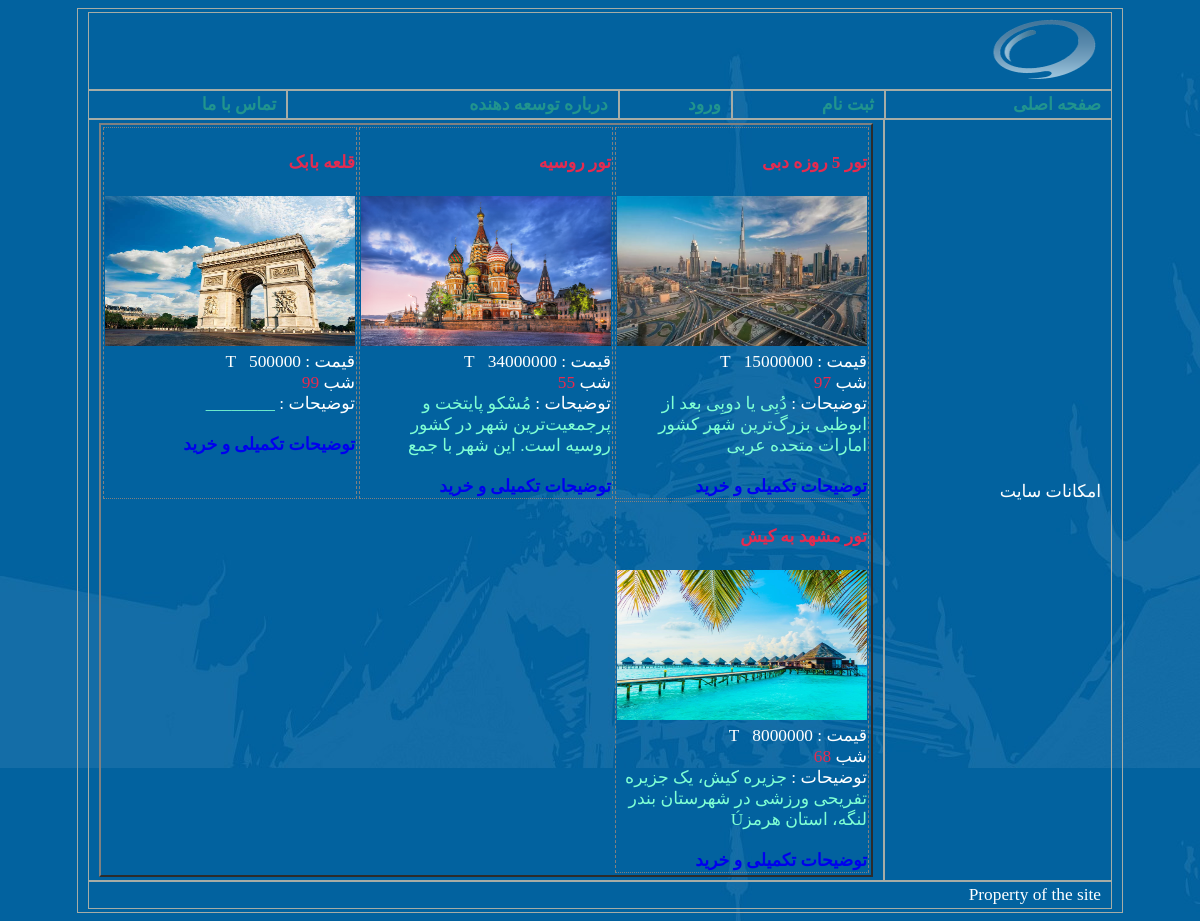
The page / on the database its author committed.
### tables this page shows
CREATE TABLE `products` (
  `pro_code` int(10) NOT NULL,
  `pro_name` varchar(200) NOT NULL,
  `pro_qty` int(10) NOT NULL,
  `pro_price` float NOT NULL,
  `pro_image` varchar(80) NOT NULL,
  `pro_detail` text NOT NULL
);

### index.php (the view, shortened to what this page needs)
<?php
include("include/header.php");
$link = mysqli_connect("localhost", "root", "", "shop_db");
?>
<?php
$query = "SELECT * FROM products";
$result = mysqli_query($link, $query);
?>
<table style="width: 100%;" border="2px" >
<tr>
<?php
$counter = 0;
while($row = mysqli_fetch_array($result)){
    $counter += 1;
?>
<td style="border-style: dotted dashed; vertical-align: top; width: 33%;">
<h4 style="color: #E52B50;"><?php echo($row['pro_name']) ?> </h4>
<a href="products_detail.php?id = <?php echo($row['pro_code']) ?>">
<img src="image/products/<?php echo($row['pro_image']) ?>"width="250px" height="150px" />
</a>
<br />
قیمت : <?php echo($row['pro_price']) ?> &nbsp; T
<br />
شب <span style="color: #E52B50;"><?php echo($row['pro_qty']) ?></span>
<br />
توضیحات : <span style="color: #7FFFD4;"> <?php echo(substr($row['pro_detail'],0,120)); ?> </span>
<br /><br />
<b><a href="product_detail.php?id= <?php echo($row['pro_code']) ?>" style="text-decoration: none;">توضیحات تکمیلی و خرید </a></b>
</td>
<?php
if($counter % 3 == 0)
echo("</tr><tr>");
}
if($counter % 3 != 0)
echo("</tr>");
?>
</table>
<?php
include("include/footer.php");
?>

### include/header.php (shortened to what this page needs)
<!DOCTYPE html>
<html>
    <head>
        <link href="css/style.css" rel="stylesheet" type="text/css" />
    </head>
    <body>
        <div class= "divTable">
            <div class="divTableRow">
                <div class="divTableCell">
                    <header class="divTable">
                        <div class="divTableRow">
                            <div class="divTableCell"><img src="image/icon.png" alt="Sites logo" width="110px" height="65px"></div>
                        </div>
                    </header>
                    <nav class="divTable">
                        <ul class="divTableRow">
                            <li class="divTableCell"><a class="set_style_link" href="index.php">صفحه اصلی</a></li>
                            <li class="divTableCell"><a class="set_style_link" href="register.php">ثبت نام</a></li>
                            <?php
                            if(isset($_SESSION['state_login']) && $_SESSION["state_login"] === true)
                            {
                                ?>
                                <li class="divTableCell"><a class="set_style_link" href="logout.php">خروج
                                <?php echo("({$_SESSION['realname']})") ?></a></li>
                                <?php
                            }
                            else
                            {
                                ?>
                                <li class="divTableCell"><a class="set_style_link" href="login.php">ورود</a></li>
                                <?php
                            }
                            ?>
                            <li class="divTableCell"><a class="set_style_link" href="sitetitles/Aboutme.html">درباره توسعه دهنده</a></li>
                            <li class="divTableCell"><a class="set_style_link" href="contact.php">تماس با ما</a></li>
                        </ul>
                    </nav>
                    <section class="divTable">
                        <section class="divTableRow">
                            <aside class="divTableCell" style="width: 25%; color: white;"> امکانات سایت</aside>
                            <section class="divTableCell" style="width:75%; color: white;">

### include/footer.php
</section>
                        </section>
                    </section>
                      <footer class="divTable">
                        <section class="divTableRow">
                            <article class="divTableCell" style="color:white;">Property of the site</article>
                        </section>
                    </footer>
                </div>
            </div>
        </div>
    </body>
</html>

### css/style.css (style rules this page uses)
.divTable { display: table; width: 1024px; font-size: 13pt; font-family: 'b titr'; margin-left: auto; margin-right: auto; direction: rtl; }
.divTableRow { display:table-row; }
.divTableCell { display: table-cell; border: 1px solid #a6aca6; padding: 3px 10px; }
.set_style_link { color: #21948e; }

### include/header.php (style rules this page uses)
.set_style_link { text-decoration: none; font-weight: bold; }
body { background-image: url("image/bg.jpg"); }

### rows shown on the page
products: pro_name "تور 5 روزه دبی", pro_image (picture), pro_qty "97", pro_detail "دُبِی یا دوبِی بعد از ابوظبی بزرگ‌ترین شهر کشور امارات متحده عربی"
products: pro_name "تور روسیه", pro_image (picture), pro_qty "55", pro_detail "مُسْکو پایتخت و پرجمعیت‌ترین شهر در کشور روسیه است. این شهر با جمع"
products: pro_name "قلعه بابک", pro_image (picture), pro_qty "99", pro_detail "________"
products: pro_name "تور مشهد به کیش", pro_image (picture), pro_qty "68", pro_detail "جزیره کیش، یک جزیره تفریحی ورزشی در شهرستان بندر لنگه، استان هرمزÚ"
